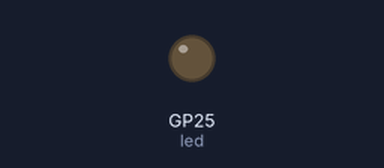
The program below on a simulated Raspberry Pi Pico running MicroPython. Parts: output pins drawn as LEDs (lit = HIGH). At 3.0 s the program stops and its outputs stay as they are.

Above: at 0.1 s.
At 2.1 s:
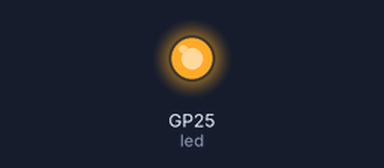
Timing chart, 0 to 4.5 s (numbered marks = the images above):
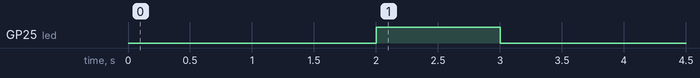

Measured:
- by itself, GP25 (led): LOW → HIGH at 2.0 s, → LOW 1.0 s later

The program:

led-timer.py
```python
from machine import Pin, Timer
from time import sleep

led = Pin(25, Pin.OUT)

def light_led(t):
    led.value(1)

    sleep(1)

    led.value(0)

tim = Timer()
tim.init(mode=Timer.ONE_SHOT, period=2000, callback=light_led)
```
